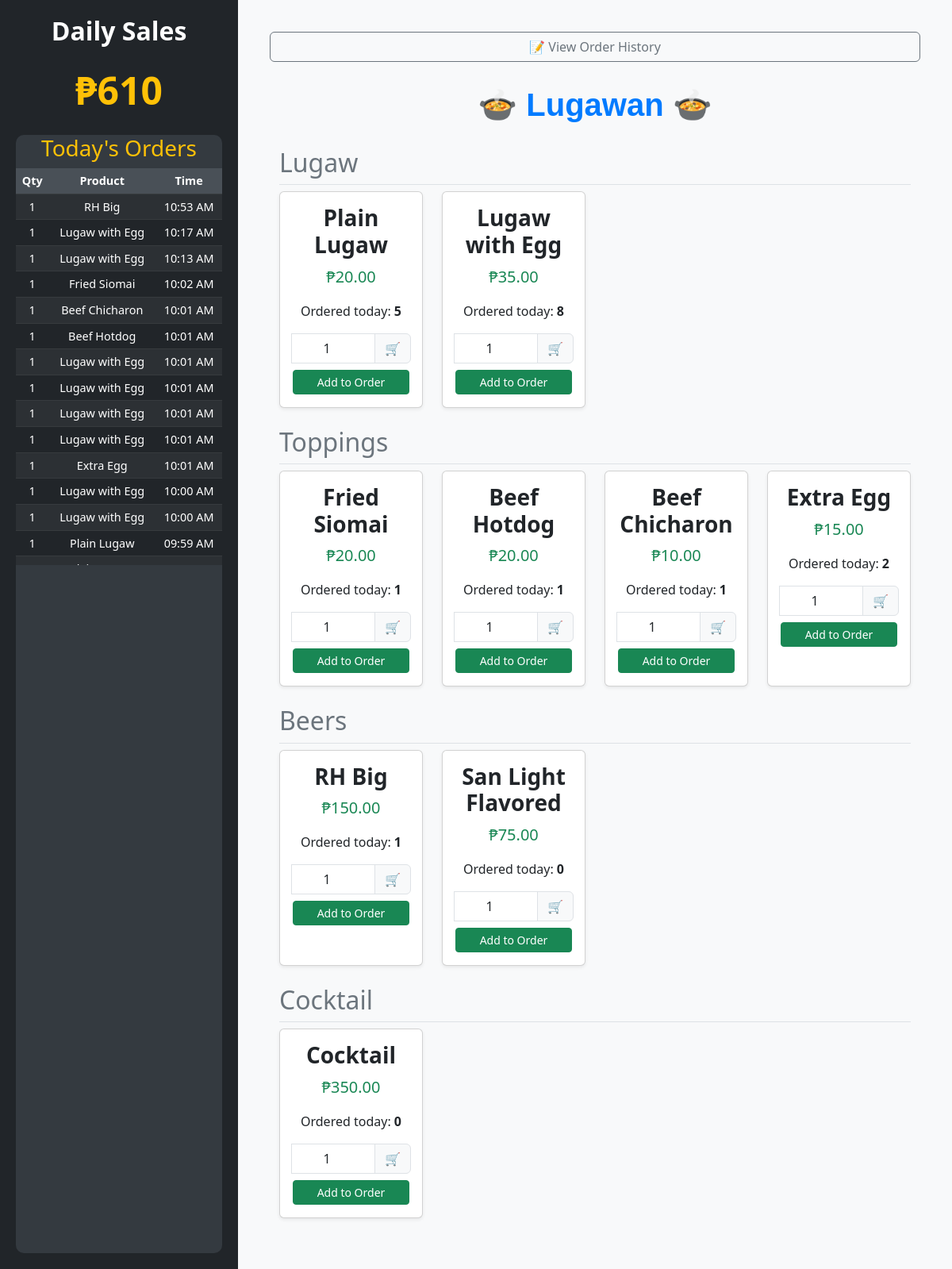
The page / on the database its author committed.
### pos/models.py (models this page shows, shortened)
class OrderItem(models.Model):
    product = models.ForeignKey(Product, on_delete=models.CASCADE)
    quantity = models.PositiveIntegerField(default=1)
    datetimestamp = models.DateTimeField(default=now)  # New field

class Product(models.Model):
    name = models.CharField(max_length=200)
    category = models.ForeignKey(Category, on_delete=models.CASCADE)
    price = models.DecimalField(max_digits=10, decimal_places=2)
    available = models.BooleanField(default=True)
    @property
    def total_ordered_today(self):
        from django.db.models import Sum
        from datetime import date
        today = date.today()
        total = OrderItem.objects.filter(
            product=self,
            datetimestamp__date=today
        ).aggregate(Sum('quantity'))['quantity__sum']
        return total or 0

class Category(models.Model):
    name = models.CharField(max_length=100)

### pos/views.py (the view)
# urls.py: path('', views.catalog, name='catalog'),  # New catalog page
def catalog(request):
    categories = Product.objects.select_related('category').all()
    today = date.today()
    total_sales = OrderItem.objects.filter(
        datetimestamp__date=today
    ).annotate(
        total_price=F('product__price') * F('quantity')  # Calculate total price per item
    ).aggregate(
        total=Sum('total_price')
    )['total'] or 0
    categories = Category.objects.prefetch_related('product_set').all()
    todays_orders = OrderItem.objects.filter(
        datetimestamp__date=today
    ).select_related('product').order_by('-datetimestamp')
    return render(request, 'pos/catalog.html', {'categories': categories,'total_sales': total_sales,'todays_orders': todays_orders})

### pos/templates/pos/catalog.html (shortened to what this page needs)
{% extends 'pos/base.html' %}
{% block content %}
<div class="container mt-4">
    {% for category in categories %}
        <div class="category-section mb-4">
            <h2 class="text-secondary border-bottom pb-2">{{ category.name }}</h2>
            <div class="row g-4">
                {% for product in category.product_set.all %}
                    <div class="col-md-4 col-lg-3">
                        <div class="card h-100 shadow-sm">
                            <div class="card-body text-center">
                                <h3 class="card-title text-dark fw-bold">{{ product.name }}</h3>
                                <p class="card-text text-success fs-5">₱{{ product.price }}</p>
                                {% with total_ordered=product.total_ordered_today %}
                                    <p style="font-color:Blue">Ordered today: <strong>{{ total_ordered|default:0 }}</strong></p>
                                {% endwith %}
                                {% if product.available %}
                                <form action="{% url 'add_to_order' %}" method="post" class="d-flex flex-column align-items-center" onsubmit="disableButton(this);">
                                    <div class="input-group mb-2" style="width: 150px;">
                                        <input type="number" name="quantity" id="qty_{{ product.id }}" value="1" min="1" class="form-control text-center" required>
                                        <span class="input-group-text">🛒</span>
                                    </div>
                                    <button type="submit" class="btn btn-success btn-sm w-100">
                                        Add to Order
                                    </button>
                                </form>
                                {% else %}
                                    <p class="text-danger fw-bold">🚫 Out of Stock</p>
                                {% endif %}
                            </div>
                        </div>
                    </div>
                {% empty %}
                    <p class="text-muted">No products available in this category.</p>
                {% endfor %}
            </div>
        </div>
    {% empty %}
        <p class="text-muted text-center">No categories available.</p>
    {% endfor %}
</div>
{% endblock %}

### pos/templates/pos/base.html (shortened to what this page needs)
<!DOCTYPE html>
<html lang="en">
<head>
    <link href="https://cdnjs.cloudflare.com/ajax/libs/bootstrap/5.3.0/css/bootstrap.min.css" rel="stylesheet">
</head>
<body>
    <div class="sidebar">
        <h2>Daily Sales</h2>
        <div class="total-orders">
            ₱{{ total_sales|default:"0.00" }}
        </div>
        <div class="orders-table">
            <h3 class="text-center text-warning">Today's Orders</h3>
            <div class="scrollable-table">
                <table class="table table-dark table-striped">
                    <thead>
                        <tr>
                            <th>Qty</th>
                            <th>Product</th>
                            <th>Time</th>
                        </tr>
                    </thead>
                    <tbody>
                        {% for order in todays_orders %}
                            <tr>
                                <td>{{ order.quantity }}</td>
                                <td>{{ order.product.name }}</td>
                                <td>{{ order.datetimestamp|time:"h:i A" }}</td>
                            </tr>
                        {% empty %}
                            <tr>
                                <td colspan="3" class="text-center text-muted">No orders yet today.</td>
                            </tr>
                        {% endfor %}
                    </tbody>
                </table>
            </div>
        </div>
    </div>
    <div class="main-content">
        <nav>
            <a href="{% url 'order_history' %}" class="btn btn-outline-secondary w-100 mb-4">📝 View Order History</a>
        </nav>
        <a href="{% url 'catalog' %}" class="header-link">🍲 Lugawan 🍲</a>
        {% block content %}{% endblock %}
    </div>
</body>
</html>

### pos/templates/pos/base.html (style rules this page uses)
body { display: flex; min-height: 100vh; background-color: #f8f9fa; flex-direction: column; }
.sidebar { width: 100%; max-width: 320px; background: #212529; color: #fff; padding: 20px; display: flex; flex-direction: column; }
.sidebar h2 { font-size: 2rem; text-align: center; margin-bottom: 20px; font-weight: bold; }
.total-orders { font-size: 3rem; font-weight: bold; color: #ffc107; text-align: center; }
.orders-table { margin-top: 20px; background: #343a40; border-radius: 10px; padding: 0; overflow: hidden; display: flex; flex-direction: column; flex-grow: 1; }
.scrollable-table { overflow-y: auto; flex-grow: 1; max-height: calc(100vh - 300px); margin-bottom: 20px; }
.scrollable-table table { width: 100%; font-size: 0.9rem; }
.scrollable-table th, .scrollable-table td { text-align: center; padding: 5px; }
.scrollable-table thead th { position: sticky; top: 0; background: #495057; z-index: 1; }
.main-content { flex: 1; padding: 20px; }
nav a { margin-right: 15px; text-decoration: none; color: #212529; font-weight: bold; }
.header-link { font-size: 2.5rem; font-family: 'Arial', sans-serif; color: #007bff; text-decoration: none; text-align: center; display: block; font-weight: bold; }
@media (min-width: 768px) { body { flex-direction: row; } }
@media (min-width: 768px) { .sidebar { width: 300px; } }
@media (min-width: 768px) { .main-content { padding: 40px; } }

### rows shown on the page
OrderItem: quantity "1", product.name "RH Big", datetimestamp "10:53 AM"
OrderItem: quantity "1", product.name "Lugaw with Egg", datetimestamp "10:17 AM"
OrderItem: quantity "1", product.name "Lugaw with Egg", datetimestamp "10:13 AM"
OrderItem: quantity "1", product.name "Fried Siomai", datetimestamp "10:02 AM"
OrderItem: quantity "1", product.name "Beef Chicharon", datetimestamp "10:01 AM"
OrderItem: quantity "1", product.name "Beef Hotdog", datetimestamp "10:01 AM"
OrderItem: quantity "1", product.name "Lugaw with Egg", datetimestamp "10:01 AM"
OrderItem: quantity "1", product.name "Lugaw with Egg", datetimestamp "10:01 AM"
OrderItem: quantity "1", product.name "Lugaw with Egg", datetimestamp "10:01 AM"
OrderItem: quantity "1", product.name "Lugaw with Egg", datetimestamp "10:01 AM"
OrderItem: quantity "1", product.name "Extra Egg", datetimestamp "10:01 AM"
OrderItem: quantity "1", product.name "Lugaw with Egg", datetimestamp "10:00 AM"
OrderItem: quantity "1", product.name "Lugaw with Egg", datetimestamp "10:00 AM"
OrderItem: quantity "1", product.name "Plain Lugaw", datetimestamp "09:59 AM"
Category: name "Lugaw"
Product: name "Plain Lugaw", price "20.00", total_ordered_today "5", quantity "1"
Product: name "Lugaw with Egg", price "35.00", total_ordered_today "8"
Category: name "Toppings"
Product: name "Fried Siomai", price "20.00", total_ordered_today "1"
Product: name "Beef Hotdog", price "20.00", total_ordered_today "1"
Product: name "Beef Chicharon", price "10.00", total_ordered_today "1"
Product: name "Extra Egg", price "15.00", total_ordered_today "2"
Category: name "Beers"
Product: name "RH Big", price "150.00", total_ordered_today "1"
Product: name "San Light Flavored", price "75.00", total_ordered_today "0"
Category: name "Cocktail"
Product: name "Cocktail", price "350.00", total_ordered_today "0"

### other values the page prints
{{ total_sales|default:"0.00" }} "610"
